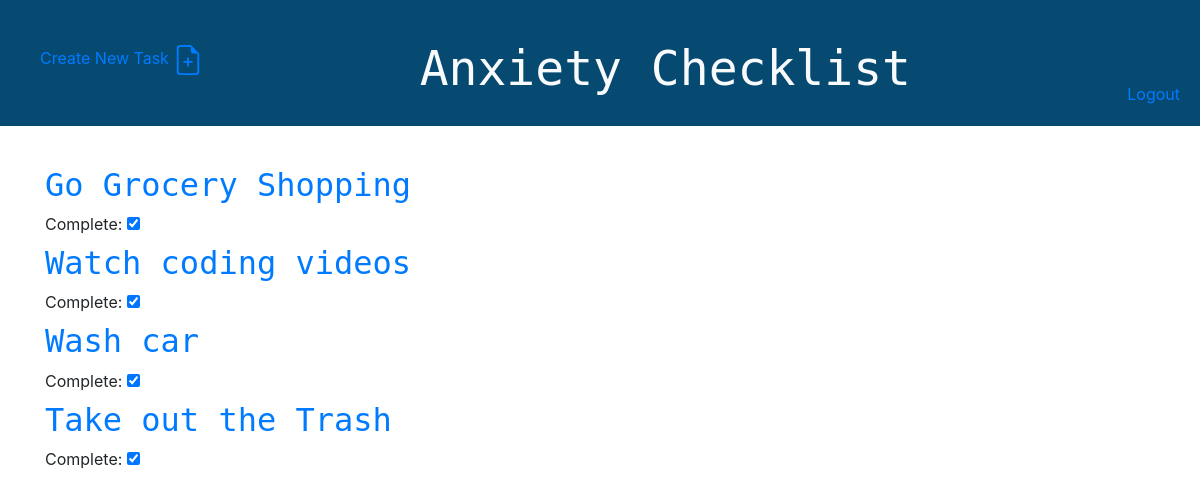
Screenshot of /done/ (signed in) with the database file from the repository.
### main/models.py (models this page shows, shortened)
class Todo(models.Model):
    task = models.CharField(max_length= 280)
    text = models.TextField(max_length=400)
    created_date = models.DateField(auto_now_add=True)
    due_date = models.DateField(blank=True, null=True)
    done = models.BooleanField(default=False)
    user = models.ForeignKey(User, on_delete=models.CASCADE, related_name="todos")

### main/views.py (the view)
# urls.py: path('done/', views.todo_done, name='todo-done')
def todo_done(request):
    todos= Todo.objects.filter(user__id=request.user.id)
    return render(request, 'main/todo_done.html', {'todos': todos})

### templates/main/todo_done.html
{% extends 'base.html' %}
{% block content %}
    {% for todo in todos.all %}
        <article class="todo">
            <h2><a href="{% url 'todo_detail' pk=todo.pk %}">{{ todo.task }}</a></h2>
            <div>
                <label for="todo-done">Complete: </label>
                <input type="checkbox"  name="todo-done"
                       checked>
              </div>
        </article>
    {% endfor %}
{% endblock %}

### main/static/css/todo.css (style rules this page uses)
h1, h2, h3, h4 { font-family: DejaVu Sans Mono, monospace; color: #063453 }

### rows the page displays
Todo: task "Go Grocery Shopping"
Todo: task "Watch coding videos"
Todo: task "Wash car"
Todo: task "Take out the Trash"
